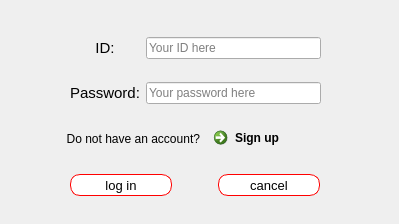
<?xml version="1.0" encoding="UTF-8"?>
<ui version="4.0">
 <class>demo</class>
 <widget class="QWidget" name="demo">
  <property name="geometry">
   <rect>
    <x>0</x>
    <y>0</y>
    <width>399</width>
    <height>224</height>
   </rect>
  </property>
  <property name="minimumSize">
   <size>
    <width>399</width>
    <height>224</height>
   </size>
  </property>
  <property name="maximumSize">
   <size>
    <width>399</width>
    <height>224</height>
   </size>
  </property>
  <property name="windowTitle">
   <string>demo</string>
  </property>
  <widget class="QWidget" name="horizontalLayoutWidget">
   <property name="geometry">
    <rect>
     <x>30</x>
     <y>160</y>
     <width>331</width>
     <height>51</height>
    </rect>
   </property>
   <layout class="QHBoxLayout" name="horizontalLayout">
    <item>
     <widget class="QPushButton" name="pushButton">
      <property name="font">
       <font>
        <pointsize>10</pointsize>
       </font>
      </property>
      <property name="styleSheet">
       <string notr="true"> background-color: white;
 border-style: solid;
 border-width:1px;
 border-color: red;
 max-width:50px;
 max-height: 20px;
 min-width:100px;
 min-height:20px;
border-top-right-radius: 10px;
border-top-left-radius: 10px;
border-bottom-left-radius: 10px;
border-bottom-right-radius: 10px;</string>
      </property>
      <property name="text">
       <string>log in</string>
      </property>
      <property name="flat">
       <bool>false</bool>
      </property>
     </widget>
    </item>
    <item>
     <widget class="QPushButton" name="pushButton_2">
      <property name="font">
       <font>
        <pointsize>10</pointsize>
       </font>
      </property>
      <property name="styleSheet">
       <string notr="true"> background-color: white;
 border-style: solid;
 border-width:1px;
 border-color: red;
 max-width:50px;
 max-height: 20px;
 min-width:100px;
 min-height:20px;
border-top-right-radius: 10px;
border-top-left-radius: 10px;
border-bottom-left-radius: 10px;
border-bottom-right-radius: 10px;</string>
      </property>
      <property name="text">
       <string>cancel</string>
      </property>
      <property name="flat">
       <bool>false</bool>
      </property>
     </widget>
    </item>
   </layout>
  </widget>
  <widget class="QWidget" name="formLayoutWidget">
   <property name="geometry">
    <rect>
     <x>70</x>
     <y>20</y>
     <width>251</width>
     <height>101</height>
    </rect>
   </property>
   <layout class="QGridLayout" name="gridLayout">
    <item row="0" column="0">
     <widget class="QLabel" name="label_2">
      <property name="font">
       <font>
        <pointsize>11</pointsize>
       </font>
      </property>
      <property name="text">
       <string>ID:</string>
      </property>
      <property name="alignment">
       <set>Qt::AlignCenter</set>
      </property>
     </widget>
    </item>
    <item row="0" column="1">
     <widget class="QLineEdit" name="lineEdit">
      <property name="inputMask">
       <string/>
      </property>
      <property name="placeholderText">
       <string>Your ID here</string>
      </property>
      <property name="clearButtonEnabled">
       <bool>true</bool>
      </property>
     </widget>
    </item>
    <item row="1" column="0">
     <widget class="QLabel" name="label_3">
      <property name="font">
       <font>
        <pointsize>11</pointsize>
       </font>
      </property>
      <property name="text">
       <string>Password:</string>
      </property>
     </widget>
    </item>
    <item row="1" column="1">
     <widget class="QLineEdit" name="lineEdit_2">
      <property name="placeholderText">
       <string>Your password here</string>
      </property>
     </widget>
    </item>
   </layout>
  </widget>
  <widget class="QWidget" name="horizontalLayoutWidget_2">
   <property name="geometry">
    <rect>
     <x>30</x>
     <y>120</y>
     <width>345</width>
     <height>37</height>
    </rect>
   </property>
   <layout class="QHBoxLayout" name="horizontalLayout_2">
    <item>
     <widget class="QLabel" name="label">
      <property name="font">
       <font>
        <pointsize>9</pointsize>
       </font>
      </property>
      <property name="text">
       <string>Do not have an account?</string>
      </property>
      <property name="alignment">
       <set>Qt::AlignRight|Qt::AlignTrailing|Qt::AlignVCenter</set>
      </property>
     </widget>
    </item>
    <item>
     <widget class="QCommandLinkButton" name="commandLinkButton">
      <property name="text">
       <string>Sign up</string>
      </property>
     </widget>
    </item>
   </layout>
  </widget>
 </widget>
 <resources/>
 <connections/>
</ui>
